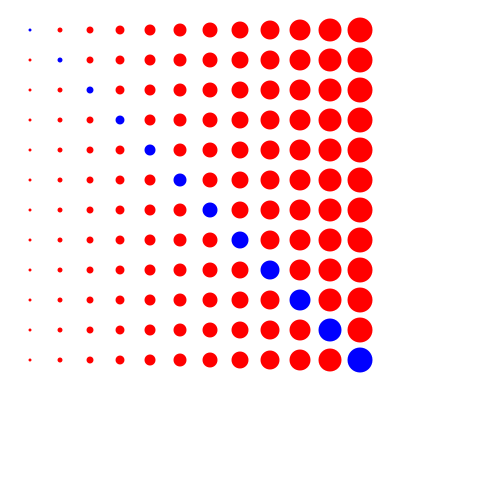
Frame 1 (no input)
Frame 60 (the mouse pressed at the canvas centre just before this capture): identical to frame 1, image omitted
Frame 120 (the mouse held since frame 60 and released just before this capture): identical to frame 1, image omitted

The Processing sketch that drew this single still picture (run headless with seeded random() and noise(); from frame 60 on, the mouse is pressed at the canvas centre):

// Processing sketch: circlePlaneWithDiagonal
// ── circlePlaneWithDiagonal.pde
int _x=500,_y=500;
int x = 30;
int y = 30;
int dx = 30;
int d = 3;
int dd = 2;
int n = 12;   
int yn = 12;
int dy = 30;

void settings(){
    size(_x, _y);
}

void setup() {
}

void draw(){
    noStroke();
    background(255, 255, 255);
    x=30;
    d=3;
    y=30;
    for(int h = 0;h<n;h++){
        for(int i = 0; i < n; i++) {
            fill(255, 0, 0);
            if(h==i){
                fill(0,0,255);
            }
            ellipse(x, y, d, d);
            x = x + dx;
            d = d + dd;
        }
        y+=dy;
        x=30;
        d = 3;
    }
}
